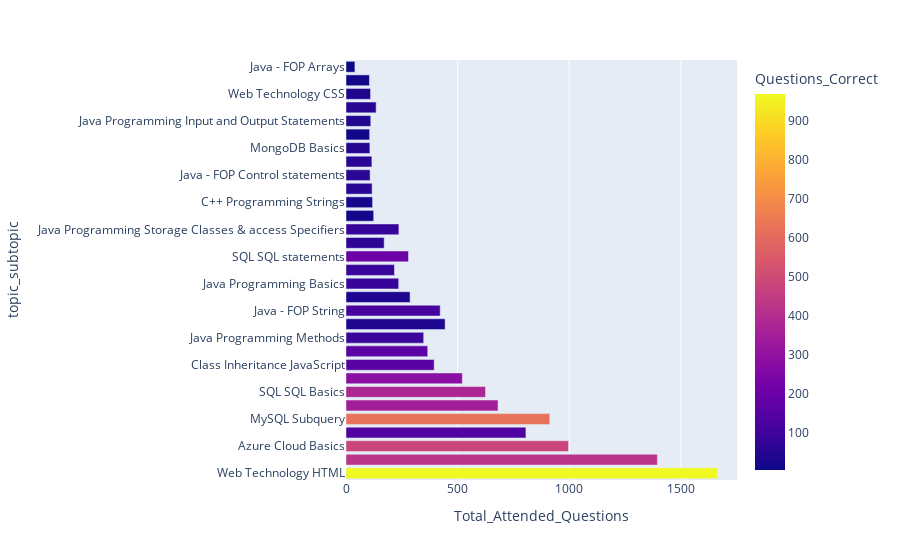
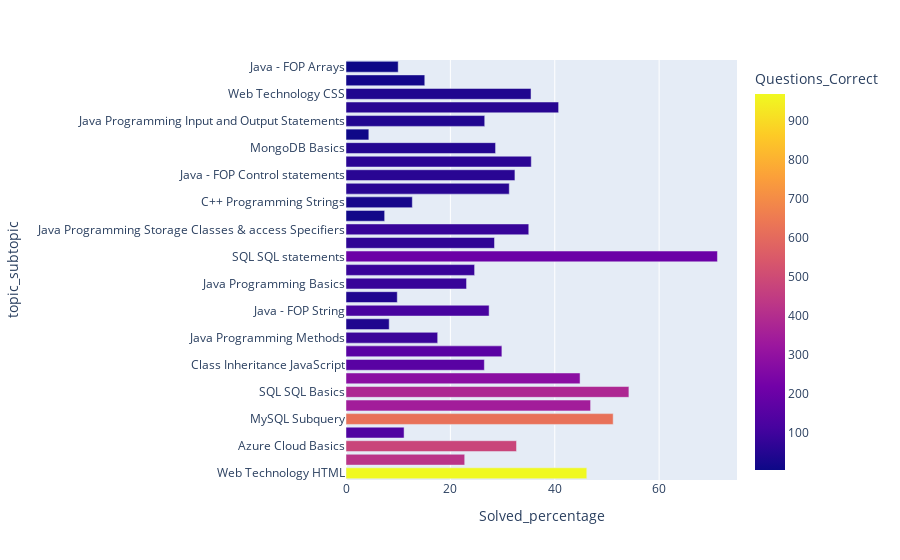

The code cell stored with these charts, in order, in its notebook:
### Code cell
not_cleared_df=clean(java_milestone1,'Test_Duration','Marks_Scored','Max_Marks')[1]
plot(not_cleared_df,'Topic','SubTopic','Total_Attended_Questions','Total_Questions','Questions_Correct','Questions_Wrong','Questions_Partial', 'Questions_Skipped', 'Questions_Not_Viewed')

### Figure 1 — Plotly figure (JSON) as saved in the notebook; plotly's stock layout.template omitted (floating-point values rounded to 4 significant figures)
{"data": [{"alignmentgroup": "True", "hovertemplate": "Total_Attended_Questions=%{x}<br>topic_subtopic=%{y}<br>Questions_Correct=%{marker.color}<extra></extra>", "legendgroup": "", "marker": {"color": [968, 424, 479, 136, 621, 344, 380, 283, 158, 161, 91, 37, 116, 39, 85, 86, 200, 68, 83, 14, 23, 56, 56, 60, 47, 7, 42, 55, 39, 16, 4], "coloraxis": "coloraxis", "pattern": {"shape": ""}}, "name": "", "offsetgroup": "", "orientation": "h", "showlegend": false, "textposition": "auto", "type": "bar", "x": [1664, 1395, 997, 806, 913, 681, 625, 521, 395, 366, 348, 444, 422, 287, 236, 217, 280, 171, 237, 124, 119, 117, 108, 116, 107, 106, 111, 135, 110, 105, 40], "xaxis": "x", "y": ["Web Technology HTML", "Java Programming Arrays", "Azure Cloud Basics", "Java Programming Strings", "MySQL Subquery", "SQL SQL Statement", "SQL SQL Basics", "Web Technology Java script", "Class Inheritance JavaScript", "Java Programming Branching and Looping", "Java Programming Methods", "Strings Strings", "Java - FOP String", "C++ Programming Arrays", "Java Programming Basics", "Java Programming Operators and Expressions", "SQL SQL statements", "JavaScript Functions and Parameters", "Java Programming Storage Classes & access Specifiers", "Strings String Manipulation", "C++ Programming Strings", "Cloud Fundamentals", "Java - FOP Control statements", "Cloud Storage", "MongoDB Basics", "Arrays Array Manipulation", "Java Programming Input and Output Statements", "Arrays 2D Array", "Web Technology CSS", "Arrays 1D Array", "Java - FOP Arrays"], "yaxis": "y"}], "layout": {"barmode": "relative", "coloraxis": {"colorbar": {"title": {"text": "Questions_Correct"}}, "colorscale": [[0, "#0d0887"], [0.1111, "#46039f"], [0.2222, "#7201a8"], [0.3333, "#9c179e"], [0.4444, "#bd3786"], [0.5556, "#d8576b"], [0.6667, "#ed7953"], [0.7778, "#fb9f3a"], [0.8889, "#fdca26"], [1, "#f0f921"]]}, "legend": {"tracegroupgap": 0}, "margin": {"t": 60}, "xaxis": {"anchor": "y", "domain": [0, 1], "title": {"text": "Total_Attended_Questions"}}, "yaxis": {"anchor": "x", "domain": [0, 1], "title": {"text": "topic_subtopic"}}}}

### Figure 2 — Plotly figure (JSON) as saved in the notebook; plotly's stock layout.template omitted (floating-point values rounded to 4 significant figures)
{"data": [{"alignmentgroup": "True", "hovertemplate": "Solved_percentage=%{x}<br>topic_subtopic=%{y}<br>Questions_Correct=%{marker.color}<extra></extra>", "legendgroup": "", "marker": {"color": [968, 424, 479, 136, 621, 344, 380, 283, 158, 161, 91, 37, 116, 39, 85, 86, 200, 68, 83, 14, 23, 56, 56, 60, 47, 7, 42, 55, 39, 16, 4], "coloraxis": "coloraxis", "pattern": {"shape": ""}}, "name": "", "offsetgroup": "", "orientation": "h", "showlegend": false, "textposition": "auto", "type": "bar", "x": [46.14, 22.75, 32.67, 11.13, 51.2, 46.87, 54.21, 44.85, 26.51, 29.87, 17.57, 8.277, 27.42, 9.824, 23.1, 24.64, 71.17, 28.45, 35.02, 7.407, 12.71, 31.28, 32.37, 35.5, 28.66, 4.375, 26.58, 40.74, 35.45, 15.09, 10], "xaxis": "x", "y": ["Web Technology HTML", "Java Programming Arrays", "Azure Cloud Basics", "Java Programming Strings", "MySQL Subquery", "SQL SQL Statement", "SQL SQL Basics", "Web Technology Java script", "Class Inheritance JavaScript", "Java Programming Branching and Looping", "Java Programming Methods", "Strings Strings", "Java - FOP String", "C++ Programming Arrays", "Java Programming Basics", "Java Programming Operators and Expressions", "SQL SQL statements", "JavaScript Functions and Parameters", "Java Programming Storage Classes & access Specifiers", "Strings String Manipulation", "C++ Programming Strings", "Cloud Fundamentals", "Java - FOP Control statements", "Cloud Storage", "MongoDB Basics", "Arrays Array Manipulation", "Java Programming Input and Output Statements", "Arrays 2D Array", "Web Technology CSS", "Arrays 1D Array", "Java - FOP Arrays"], "yaxis": "y"}], "layout": {"barmode": "group", "coloraxis": {"colorbar": {"title": {"text": "Questions_Correct"}}, "colorscale": [[0, "#0d0887"], [0.1111, "#46039f"], [0.2222, "#7201a8"], [0.3333, "#9c179e"], [0.4444, "#bd3786"], [0.5556, "#d8576b"], [0.6667, "#ed7953"], [0.7778, "#fb9f3a"], [0.8889, "#fdca26"], [1, "#f0f921"]]}, "legend": {"tracegroupgap": 0}, "margin": {"t": 60}, "xaxis": {"anchor": "y", "domain": [0, 1], "title": {"text": "Solved_percentage"}}, "yaxis": {"anchor": "x", "domain": [0, 1], "title": {"text": "topic_subtopic"}}}}
